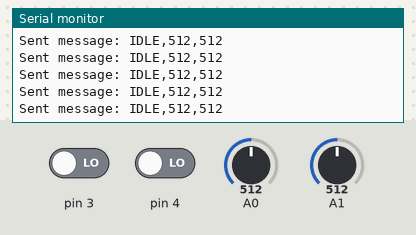
Bench run of a sketch on a simulated Arduino Uno, built with avr-gcc and run on an emulated ATmega328P. Shown: the last lines printed to the serial monitor. The test bench sets the inputs (shaded band); at power-on: pin 3 LOW, pin 4 LOW, A0 = 512, A1 = 512. No radio packets arrive unless stated.

Above: at 1.2 s.
1.3 s: pin 3 driven HIGH
At 1.69 s:
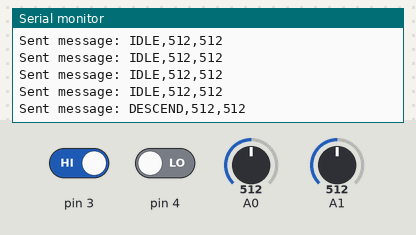
3.5 s: pin 4 driven HIGH
At 3.89 s:
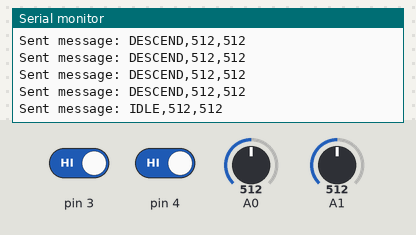
6.5 s: pin 3 driven LOW
At 6.89 s:
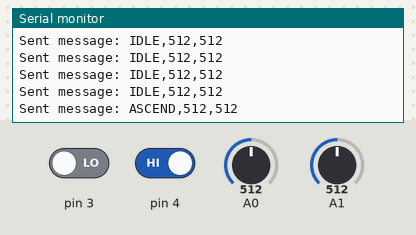
8.7 s: pin 4 driven LOW
At 9.09 s:
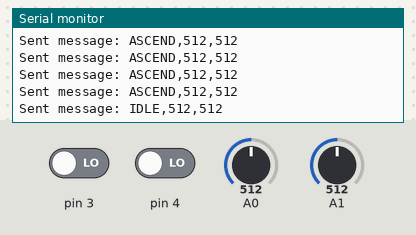
11.7 s: pin 3 driven HIGH
At 12.25 s:
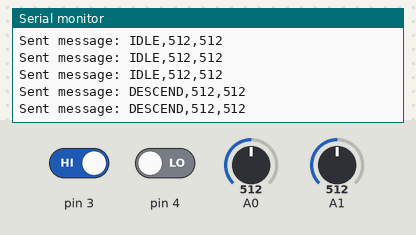

Measured:
- after the input at 1.3 s, the serial monitor: prints a new line after 0.25 s (image 1)
- after the input at 6.5 s, the serial monitor: prints a new line after 0.25 s (image 3)
- after the input at 11.7 s, the serial monitor: prints a new line after 0.25 s (image 5)

The sketch:

RF_transmitter.ino
```cpp
#include <RH_ASK.h>
#include <SPI.h>

RH_ASK rf_driver;

int lastButtonState1 = LOW;  // To store the last state of button 1
int lastButtonState2 = LOW;  // To store the last state of button 2

unsigned long lastDebounceTime1 = 0;  // The last time button 1 state was changed
unsigned long lastDebounceTime2 = 0;  // The last time button 2 state was changed
unsigned long debounceDelay = 50;     // Debounce time in milliseconds

int x;
int y;

void setup()
{
  Serial.begin(9600);
  rf_driver.init();
  pinMode(4, INPUT);
  pinMode(3, INPUT);

  pinMode(A0,INPUT);
  pinMode(A1,INPUT);
}

void sendMessage(String command, int xVal, int yVal) {
  // Create a formatted string containing the command and x, y values
  String message = command + "," + String(xVal) + "," + String(yVal);

  // Convert the message to a character array
  const char *msg = message.c_str();

  // Send the message via RF
  rf_driver.send((uint8_t *)msg, strlen(msg));
  rf_driver.waitPacketSent();

  Serial.print("Sent message: ");
  Serial.println(message);
}

void loop() {

  int buttonState1 = digitalRead(4);
  int buttonState2 = digitalRead(3);

  // Debounce the button states
  if (buttonState1 != lastButtonState1) {
    lastDebounceTime1 = millis();
  }
  if (buttonState2 != lastButtonState2) {
    lastDebounceTime2 = millis();  // Record the time of the change
  }

  // Check if enough time has passed since the last button change
  if ((millis() - lastDebounceTime1) > debounceDelay && (millis() - lastDebounceTime2) > debounceDelay) {

    // Read the analog values from A0 and A1
    x = analogRead(A0);
    y = analogRead(A1);

    if (buttonState1 == HIGH && buttonState2 == LOW) {
      sendMessage("ASCEND",512,512);  // Button 1 is pressed, button 2 is not
    }
    else if (buttonState1 == LOW && buttonState2 == HIGH) {
      sendMessage("DESCEND",512,512);  // Button 2 is pressed, button 1 is not
    }
    else if ((buttonState1 == HIGH && buttonState2 == HIGH) || (buttonState1 == LOW && buttonState2 == LOW)) {
      sendMessage("IDLE", x, y);  // Both buttons are either pressed or not pressed
    }
  }

  // Update the button states
  lastButtonState1 = buttonState1;
  lastButtonState2 = buttonState2;

  // Small delay to prevent flooding the transmitter
  delay(100);
}
```
